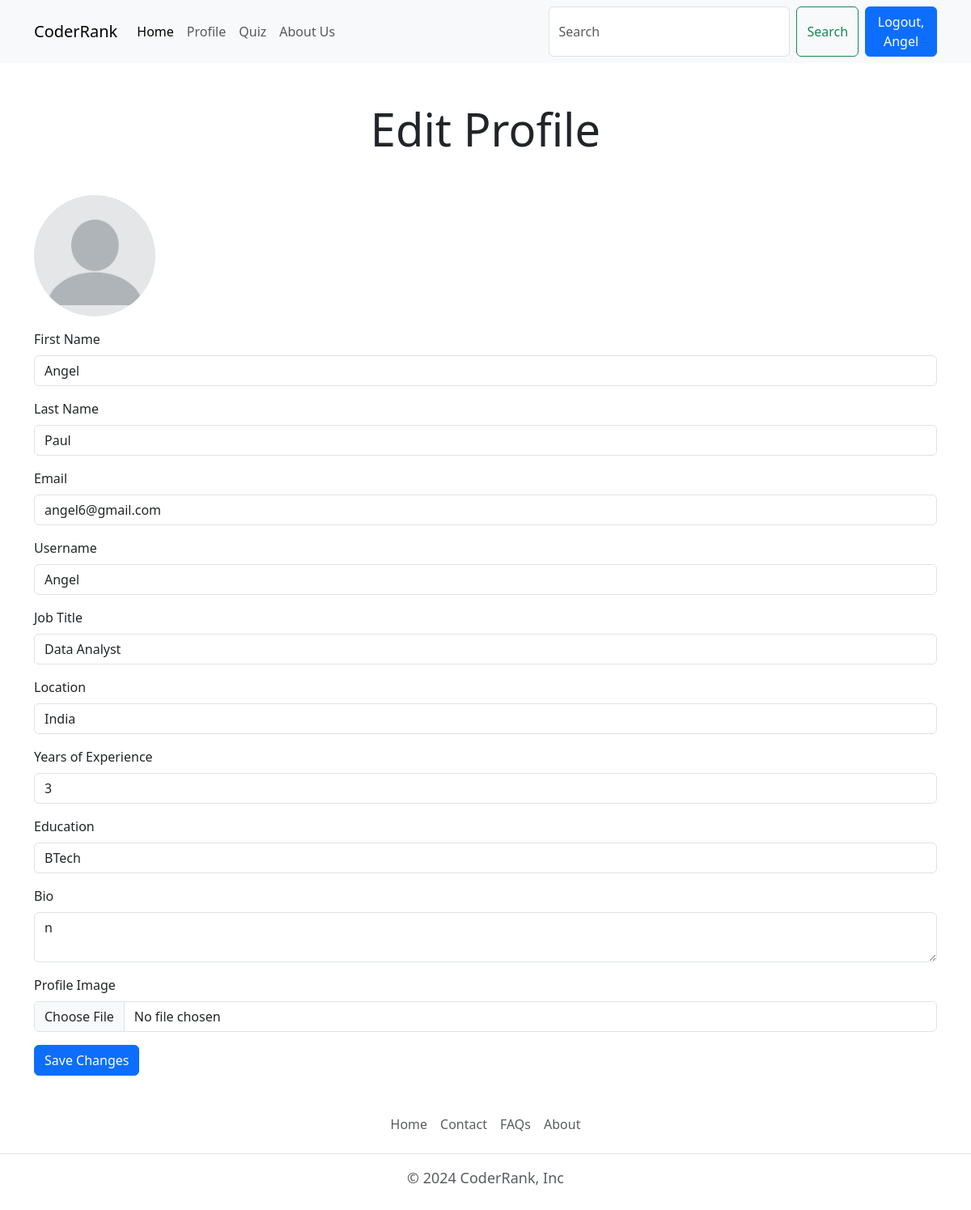
The page /user/settings (signed in) on the database as committed earlier.
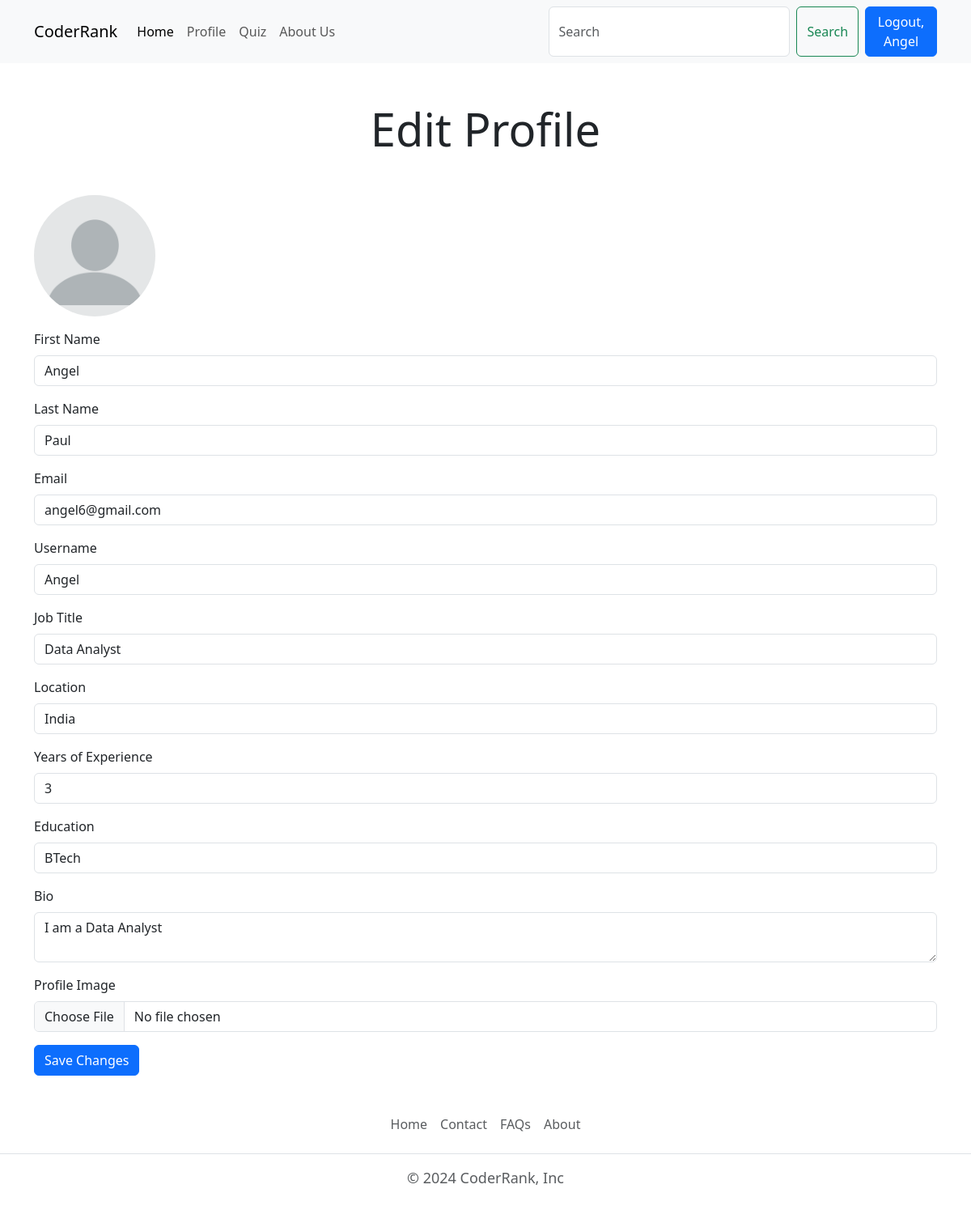
The same page on the database as committed later.
### account/models.py (models this page shows, shortened)
class Profile(models.Model):
    user = models.OneToOneField(User, on_delete=models.CASCADE, null=True)
    email_id= models.CharField(max_length=55, unique=True, null=True)
    bio = models.TextField(blank=True, null=True)
    profile_img = models.ImageField(upload_to='profile_images', default='blank-profile-picture-973460_1280.png', blank=True, null=True)
    location = models.CharField(max_length=100, blank=True, null=True)
    job_title = models.CharField(max_length=100, blank=True, null=True)
    years_of_exp = models.PositiveIntegerField(blank=True, null=True)
    education = models.CharField(max_length=100, blank=True, null=True)

### account/views.py (the view, shortened to what this page needs)
# urls.py: path('settings',views.edit_profile, name='edit_profile'),
@login_required(login_url='login')
def edit_profile(request):
    user_obj=User.objects.get(username=request.user)
    user_profile=Profile.objects.get(user=user_obj)
    context={"user_profile":user_profile}
    return render(request,'edit_profile.html',context)

### templates/edit_profile.html (shortened to what this page needs)
{% extends 'index.html' %}
{% block content %}
<h1 class="display-4 text-center my-5">Edit Profile</h1>
<div class="container">
  <form method="POST" enctype="multipart/form-data" action="">
    <div class="mb-3">
      <img src="{{user_profile.profile_img.url}}" alt="profile" class="rounded-circle" width="150" height="150"  name="profile_img" class="form-control" id="profileImg" name="profile_img">
    </div>
    <div class="mb-3">
      <label for="firstName" class="form-label">First Name</label>
      <input type="text" name="firstname" class="form-control" id="firstName"  value="{{ user_profile.user.first_name }}" required >
    </div>
    <div class="mb-3">
      <label for="lastName" class="form-label">Last Name</label>
      <input type="text" name="lastname" class="form-control" id="lastName"  value="{{ user_profile.user.last_name }}" required>
    </div>
    <div class="mb-3">
      <label for="email" class="form-label">Email</label>
      <input type="email" name="email" class="form-control" id="email"  value="{{ user_profile.user.email }}" required>
    </div>
    <div class="mb-3">
      <label for="username" class="form-label">Username</label>
      <input type="username" name="username" class="form-control" id="username"  value="{{ user_profile.user.username }}" required>
    </div>
    <div class="mb-3">
      <label for="jobTitle" class="form-label">Job Title</label>
      <input type="text" name="jobtitle" class="form-control" id="jobTitle"  value="{{ user_profile.job_title }}" required>
    </div>
    <div class="mb-3">
      <label for="location" class="form-label">Location</label>
      <input type="text" name="location" class="form-control" id="location"  value="{{ user_profile.location }}" required>
    </div>
    <div class="mb-3">
      <label for="yearsExp" class="form-label">Years of Experience</label>
      <input type="text" name="experience" class="form-control" id="yearsExp"  value="{{ user_profile.years_of_exp }}" required>
    </div>
    <div class="mb-3">
      <label for="education" class="form-label">Education</label>
      <input type="text" name="education" class="form-control" id="education"  value="{{ user_profile.education }}" required>
    </div>
    <div class="mb-3">
      <label for="bio" class="form-label">Bio</label>
      <textarea class="form-control" id="bio" name="bio" required>{{ user_profile.bio }}</textarea>
    </div>
    <div class="mb-3">
      <label for="profileImg" class="form-label">Profile Image</label>
      <input type="file" name="profile_img" class="form-control" id="profileImg" name="profile_img">
    </div>
    <button type="submit" class="btn btn-primary">Save Changes</button>
  </form>
</div>
{% endblock content %}

Rows that differ between the two databases and show on the page:
changed Profile "Data Analyst": bio "n" → "I am a Data Analyst"
